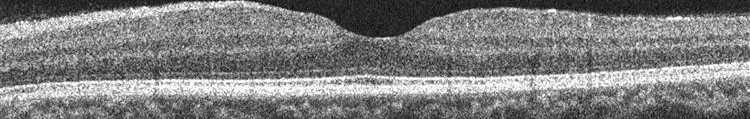
#> input picture pictures/cropped_images/roiCropped.png, 750 x 119 px
$ python filtering.py
#> lines starting #> are read from the running program, lines starting #| are printed output that depends on the picture
import numpy as np
import cv2


im = cv2.imread('../pictures/cropped_images/roiCropped.png', cv2.IMREAD_GRAYSCALE)
#> im is the input picture: shape (119, 750); min 5, max 255, mean 125.8
im = cv2.GaussianBlur(im, (9,5), 0)
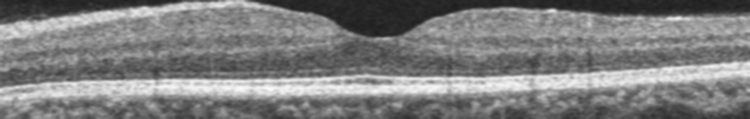
#> im: shape (119, 750); min 28, max 249, mean 125.8
cv2.imwrite("out.png", im)
